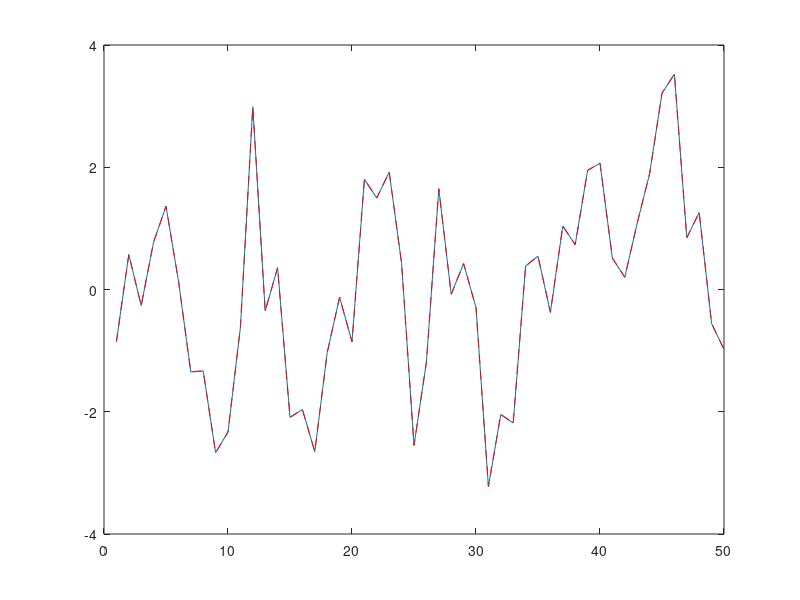

Write MATLAB code to recreate this figure. (Note: this script raises an error after producing the figure.)
%% innovations form

theta(1) = -0.5; theta(2) = 1; theta(3) = 1; theta(4) = 1; theta(5) = 0.1;
theta(6) = 0.1; theta(7) = 0.1; theta(8) = 0.01;

f = @(x,u,th) th(1)*(x.*(x-1).*(x+1)) + th(2)*u; 
g = @(x,u,th) th(3)*x + th(4)*x.^2 + th(5)*x.^3;

a = -theta(1);
b = theta(2);
c = theta(3);
d = 0;

% lin = ss(a,b,c.d.1);
% k = kalman(lin,

k = 1;

%% simulate state-space rep

T = 50;

v = randn(T,1);
u = randn(T,1);

xs = zeros(1,T);
ys = zeros(1,T);

for t = 1:T    
    xs(:,t+1) = a*xs(:,t) + b*u(t) + k*v(t);
    ys(:,t) = c*xs(:,t) + v(t);
end


%% transfer function rep

G = tf(c*b,[1,-a],1);
H = tf([1, k-a],[1, -a],1);

g = impulse(G,T);
h = impulse(H,T);

GT = toeplitz(g(1:T),0*g(1:T));
HT = toeplitz(h(1:T),0*h(1:T));

y = GT*u + HT*v;

figure
plot(1:T,ys)
hold on
plot(1:T,y,'r--')

% yes, they seem to agree

%% derivatives for input design

% note: Ian's method assumes indepedently parametrized G and H.

% p = [a]

sF1 = tf(-1,[1,a1,a2],1); % b
sF2 = tf([-b,0],[1,2*a1,2*a2+a1^2,2*a1*a2,a2^2],1); % a1
sF3 = tf([-b],[1,2*a1,2*a2+a1^2,2*a1*a2,a2^2],1); % a2

f1 = impulse(sF1);
F1 = toeplitz(f1(1:T),0*f1(1:T));

f2 = impulse(sF2);
F2 = toeplitz(f2(1:T),0*f2(1:T));

f3 = impulse(sF3);
F3 = toeplitz(f3(1:T),0*f3(1:T));


















